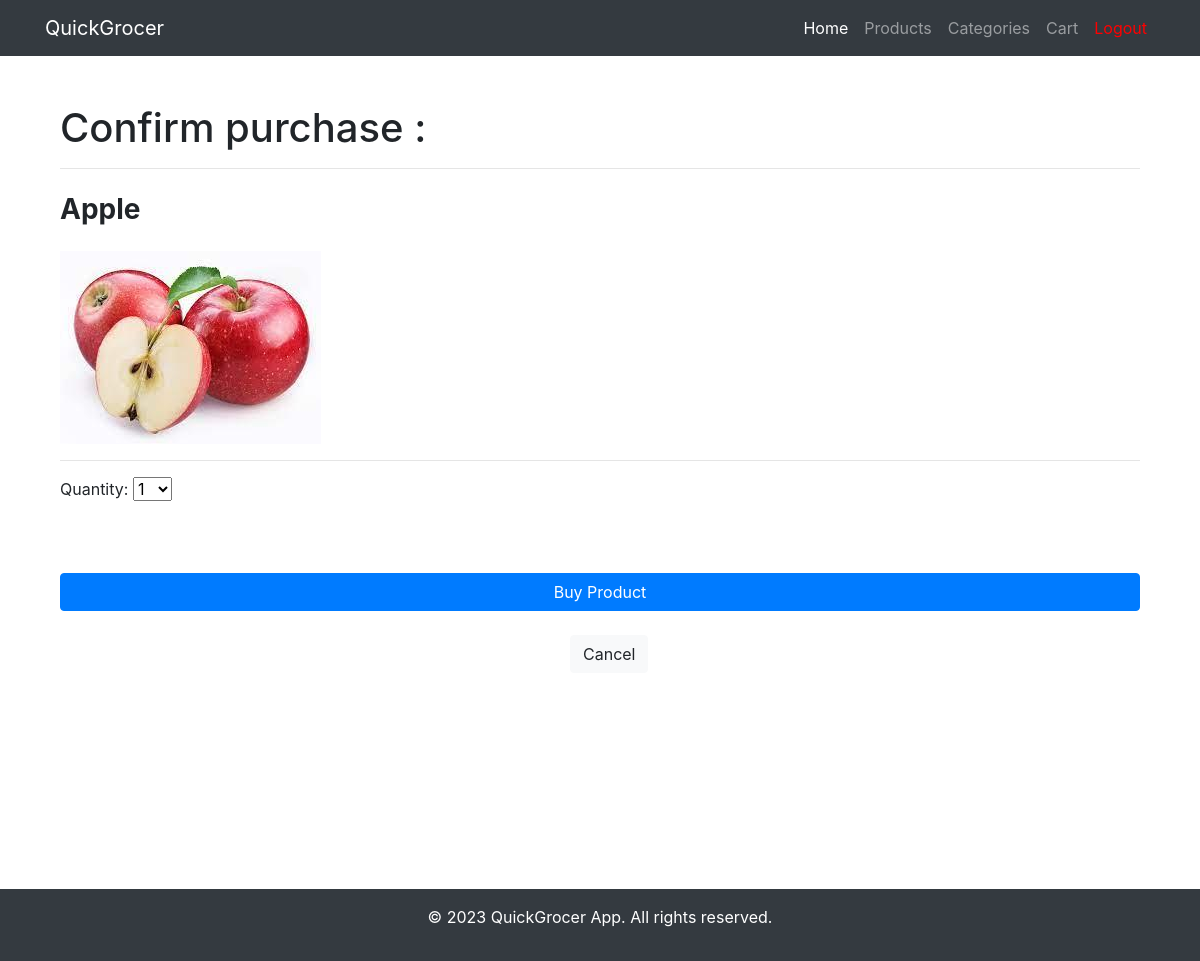
Page /purchase_product/3 (signed in) on the committed database.
### application/models.py (models this page shows, shortened)
class Product(db.Model):
    id = db.Column(db.Integer, primary_key=True)
    product_name = db.Column(db.String(80), unique=True, nullable=False)
    product_picture = db.Column(db.String(160), nullable=False, default='default.png')
    total_quantity = db.Column(db.Integer, unique=False, nullable=False)
    rate_per_unit = db.Column(db.Integer, unique=False, nullable=False)
    manufacture_date = db.Column(db.Date, unique=False, nullable=False)
    unit_id = db.Column(db.Integer, db.ForeignKey('unit.id'), nullable=False)
    category_id = db.Column(db.Integer, db.ForeignKey('category.id'), nullable=False)
    cart = db.relationship('Cart', backref='product', lazy=True)

### application/auth_user.py (the view, shortened to what this page needs)
@auth_user.route('/purchase_product/<int:product_id>', methods=['GET', 'POST'])
@login_required
def purchase_product(product_id):
    return render_template('purchase_product.html', user=current_user, product=Product.query.get(product_id))

### application/models.py (called while the page is built)
    def is_admin(self):
        return False

### application/templates/purchase_product.html (shortened to what this page needs)
{% extends "base.html" %}
{% block content %} {% if product %}
<div class="container">
    <div class="row">
        <div class="col-lg-12">
            <h1 class="mt-4">Confirm purchase :</h1>
            <hr />
            <h3 class="mt-4">
                <strong>{{ product.product_name }}</strong>
            </h3>
            <h3 class="mt-4">
                <img
                    src="{{ url_for('static', filename='images/' + product.product_picture) }}"
                    alt="Image of {{ product.product_name }}" />
            </h3>
            <hr />
            <form
                method="post"
                action="{{ url_for('auth_user.purchase_product', product_id=product.id) }}"
                enctype="multipart/form-data">
                <div class="form-group">
                    <label for="quantity">Quantity:</label>
                    <select name="quantity" id="quantity">
                        {% for i in range(1, 11) %}
                        <option value="{{ i }}">{{ i }}</option>
                        {% endfor %}
                    </select>
                </div>
                <br />
                <br />
                <button type="submit" class="btn btn-primary btn-block">
                    Buy Product
                </button>
            </form>
            <br />
            <div class="mx-auto" style="width: 60px">
                <a href="{{ url_for('auth_user.cart') }}" class="btn btn-light"
                    >Cancel</a
                >
            </div>
        </div>
    </div>
</div>
{% endif %} {% endblock %}

### rows in the picture
Product: product_name "Apple", product_picture (picture)

### other values in the picture
form field quantity "1"
